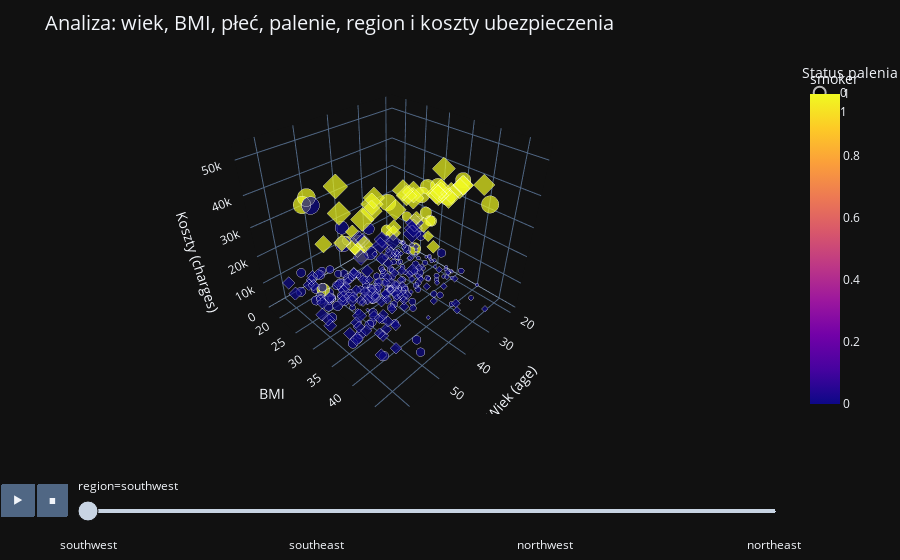

Write notebook code for a chart like this one.
### Markdown cell above
### Zaawansowany wykres pokazujący możliwie najwięcej danych

### Code cell
data['region'] = data['region_orig']

fig = px.scatter_3d(
    data,
    x='age',
    y='bmi',
    z='charges',
    color='smoker',
    symbol='sex',
    size='charges',
    hover_data=['region', 'children', 'age', 'bmi', 'charges'],
    animation_frame='region',
    title="Analiza: wiek, BMI, płeć, palenie, region i koszty ubezpieczenia",
    color_discrete_map={'Smoker': 'crimson', 'Non-smoker': 'steelblue'}
)

fig.update_layout(
    scene=dict(
        xaxis_title='Wiek (age)',
        yaxis_title='BMI',
        zaxis_title='Koszty (charges)'
    ),
    legend_title_text='Status palenia',
    title_font_size=20,
    margin=dict(l=0, r=0, b=0, t=60)
)

fig.show()

### Figure 1 — Plotly figure (JSON) as saved in the notebook; plotly's stock layout.template omitted (floating-point values rounded to 4 significant figures; data arrays with more than 128 entries replaced by an {"elided": "..."} marker saying what was removed)
{"data": [{"customdata": {"elided": "162x2 mixed values"}, "hovertemplate": "sex=0<br>region=%{customdata[0]}<br>age=%{x}<br>bmi=%{y}<br>charges=%{marker.size}<br>children=%{customdata[1]}<br>smoker=%{marker.color}<extra></extra>", "legendgroup": "0", "marker": {"color": {"elided": "162 int values"}, "coloraxis": "coloraxis", "size": {"elided": "162 float values"}, "sizemode": "area", "sizeref": 159.4, "symbol": "circle"}, "mode": "markers", "name": "0", "scene": "scene", "showlegend": true, "x": {"elided": "162 float values"}, "y": {"elided": "162 float values"}, "z": {"elided": "162 float values"}, "type": "scatter3d"}, {"customdata": {"elided": "163x2 mixed values"}, "hovertemplate": "sex=1<br>region=%{customdata[0]}<br>age=%{x}<br>bmi=%{y}<br>charges=%{marker.size}<br>children=%{customdata[1]}<br>smoker=%{marker.color}<extra></extra>", "legendgroup": "1", "marker": {"color": {"elided": "163 int values"}, "coloraxis": "coloraxis", "size": {"elided": "163 float values"}, "sizemode": "area", "sizeref": 159.4, "symbol": "diamond"}, "mode": "markers", "name": "1", "scene": "scene", "showlegend": true, "x": {"elided": "163 float values"}, "y": {"elided": "163 float values"}, "z": {"elided": "163 float values"}, "type": "scatter3d"}], "layout": {"scene": {"domain": {"x": [0.0, 1.0], "y": [0.0, 1.0]}, "xaxis": {"title": {"text": "Wiek (age)"}}, "yaxis": {"title": {"text": "BMI"}}, "zaxis": {"title": {"text": "Koszty (charges)"}}}, "coloraxis": {"colorbar": {"title": {"text": "smoker"}}, "colorscale": [[0.0, "#0d0887"], [0.1111, "#46039f"], [0.2222, "#7201a8"], [0.3333, "#9c179e"], [0.4444, "#bd3786"], [0.5556, "#d8576b"], [0.6667, "#ed7953"], [0.7778, "#fb9f3a"], [0.8889, "#fdca26"], [1.0, "#f0f921"]]}, "legend": {"title": {"text": "Status palenia"}, "tracegroupgap": 0, "itemsizing": "constant"}, "title": {"text": "Analiza: wiek, BMI, płeć, palenie, region i koszty ubezpieczenia", "font": {"size": 20}}, "updatemenus": [{"buttons": [{"args": [null, {"frame": {"duration": 500, "redraw": true}, "mode": "immediate", "fromcurrent": true, "transition": {"duration": 500, "easing": "linear"}}], "label": "&#9654;", "method": "animate"}, {"args": [[null], {"frame": {"duration": 0, "redraw": true}, "mode": "immediate", "fromcurrent": true, "transition": {"duration": 0, "easing": "linear"}}], "label": "&#9724;", "method": "animate"}], "direction": "left", "pad": {"r": 10, "t": 70}, "showactive": false, "type": "buttons", "x": 0.1, "xanchor": "right", "y": 0, "yanchor": "top"}], "sliders": [{"active": 0, "currentvalue": {"prefix": "region="}, "len": 0.9, "pad": {"b": 10, "t": 60}, "steps": [{"args": [["southwest"], {"frame": {"duration": 0, "redraw": true}, "mode": "immediate", "fromcurrent": true, "transition": {"duration": 0, "easing": "linear"}}], "label": "southwest", "method": "animate"}, {"args": [["southeast"], {"frame": {"duration": 0, "redraw": true}, "mode": "immediate", "fromcurrent": true, "transition": {"duration": 0, "easing": "linear"}}], "label": "southeast", "method": "animate"}, {"args": [["northwest"], {"frame": {"duration": 0, "redraw": true}, "mode": "immediate", "fromcurrent": true, "transition": {"duration": 0, "easing": "linear"}}], "label": "northwest", "method": "animate"}, {"args": [["northeast"], {"frame": {"duration": 0, "redraw": true}, "mode": "immediate", "fromcurrent": true, "transition": {"duration": 0, "easing": "linear"}}], "label": "northeast", "method": "animate"}], "x": 0.1, "xanchor": "left", "y": 0, "yanchor": "top"}], "margin": {"l": 0, "r": 0, "b": 0, "t": 60}}}
